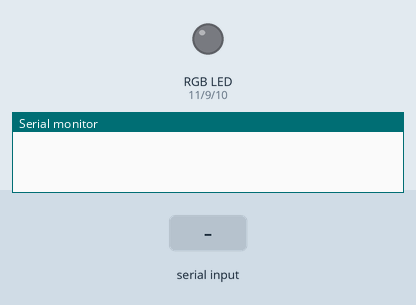
Recording of a sketch running on a simulated Arduino Uno, built with avr-gcc and run on an emulated ATmega328P. Shown: an RGB LED mixed from three pins (HIGH = lit), the last lines printed to the serial monitor. Inputs (shaded band) come from the test bench. Dim RGB values are drawn brighter than linear.

Above: at 1.2 s.
1.3 s: "90,45,200\n" received over Serial
At 1.7 s:
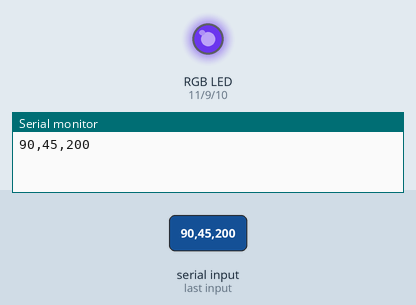
2.8 s: "30,150\n" received over Serial
At 3.9 s:
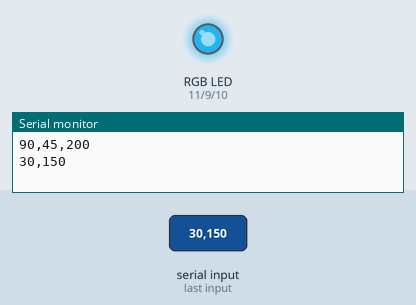
4.3 s: "90\n" received over Serial
At 4.9 s:
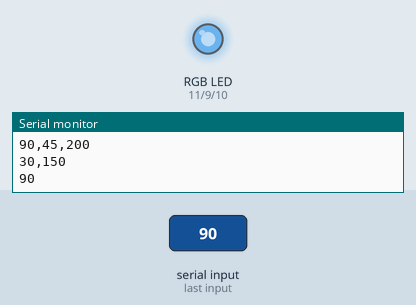
5.8 s: "30,150,10\n" received over Serial
At 6.3 s:
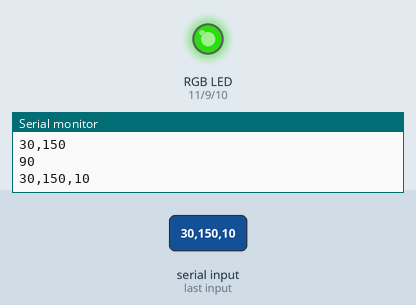
7.3 s: "90,45\n" received over Serial
At 8.5 s:
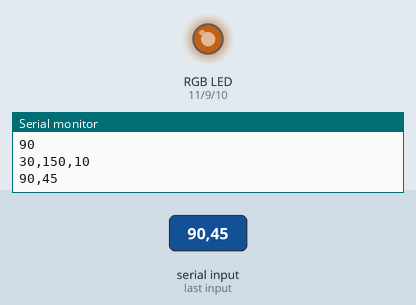
8.8 s: "5\n" received over Serial
At 9.5 s:
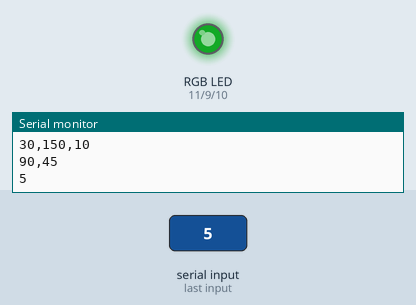
Timing chart, 0 to 11.3 s (numbered marks = the images above; inputs shaded):
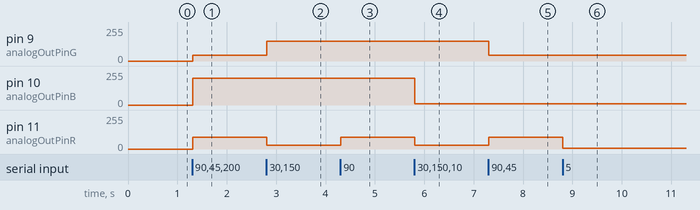

The sketch:

split_LED.ino
```cpp
String inputString = "";         // a String to hold incoming data
bool stringComplete = false;  // whether the string is complete
int outputValueR = 0;        // value output to the PWM (analog out)
int outputValueG = 0;        // value output to the PWM (analog out)
int outputValueB = 0;        // value output to the PWM (analog out)
const int analogOutPinR = 11; // Analog output pin that the LED is attached to
const int analogOutPinG = 9;
const int analogOutPinB = 10;

#define ARYSIZE 10
String dst_str[ARYSIZE] = {"\0"}; // 分割された文字列を格納する配列

int split(String *dst, size_t arraySize, String src, char delimiter){
    int index = 0;
    int srclength = src.length();
    dst[index] = "";
    for (int i = 0; i < srclength; i++) {
        char tmp = src.charAt(i);
        if ( tmp == delimiter ) {
            index++;
            if ( index > (arraySize - 1)) return -1;
            dst[index] = "";
        }
        else dst[index] += tmp;
    }
    return (index + 1);
}

void setup() {
  // initialize serial:
  Serial.begin(9600);
  // reserve 200 bytes for the inputString:
  inputString.reserve(200);
    analogWrite(analogOutPinR, 0);

}

void loop() {
  // print the string when a newline arrives:
  if (stringComplete) {
    Serial.println(inputString);
    int index = split(dst_str, ARYSIZE, inputString, ',');
    outputValueR = dst_str[0].toInt();
    outputValueG = dst_str[1].toInt();
    outputValueB = dst_str[2].toInt();
    // clear the string:
    analogWrite(analogOutPinR, outputValueR);
    analogWrite(analogOutPinG, outputValueG);
    analogWrite(analogOutPinB, outputValueB);
    inputString = "";
    stringComplete = false;
  }
}

/*
  SerialEvent occurs whenever a new data comes in the hardware serial RX. This
  routine is run between each time loop() runs, so using delay inside loop can
  delay response. Multiple bytes of data may be available.
*/
void serialEvent() {
  while (Serial.available()) {
    // get the new byte:
    char inChar = (char)Serial.read();
    // add it to the inputString:
    inputString += inChar;
    // if the incoming character is a newline, set a flag so the main loop can
    // do something about it:
    if (inChar == '\n') {
      stringComplete = true;
    }
  }
}
```

Measured:
- after the input at 1.3 s, pin 9 (analogOutPinG): 0/255 → 45/255 at once; pin 10 (analogOutPinB): 0/255 → 200/255 at once; pin 11 (analogOutPinR): 0/255 → 90/255 at once
- after the input at 2.8 s, pin 9 (analogOutPinG): 45/255 → 150/255 at once; pin 11 (analogOutPinR): 90/255 → 30/255 at once
- after the input at 4.3 s, pin 11 (analogOutPinR): 30/255 → 90/255 at once
- after the input at 5.8 s, pin 10 (analogOutPinB): 200/255 → 10/255 at once; pin 11 (analogOutPinR): 90/255 → 30/255 at once
- after the input at 7.3 s, pin 9 (analogOutPinG): 150/255 → 45/255 at once; pin 11 (analogOutPinR): 30/255 → 90/255 at once
- after the input at 8.8 s, pin 11 (analogOutPinR): 90/255 → 5/255 at once
